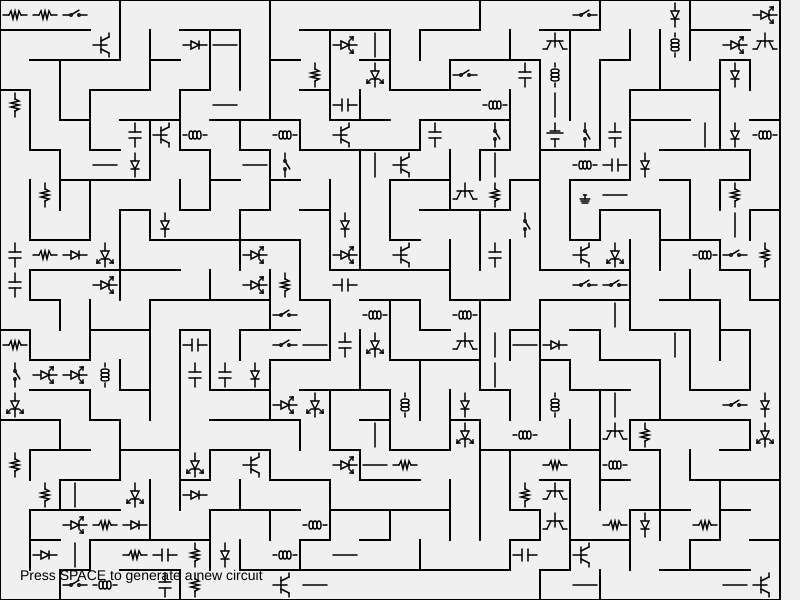
Frame 1 (no input)
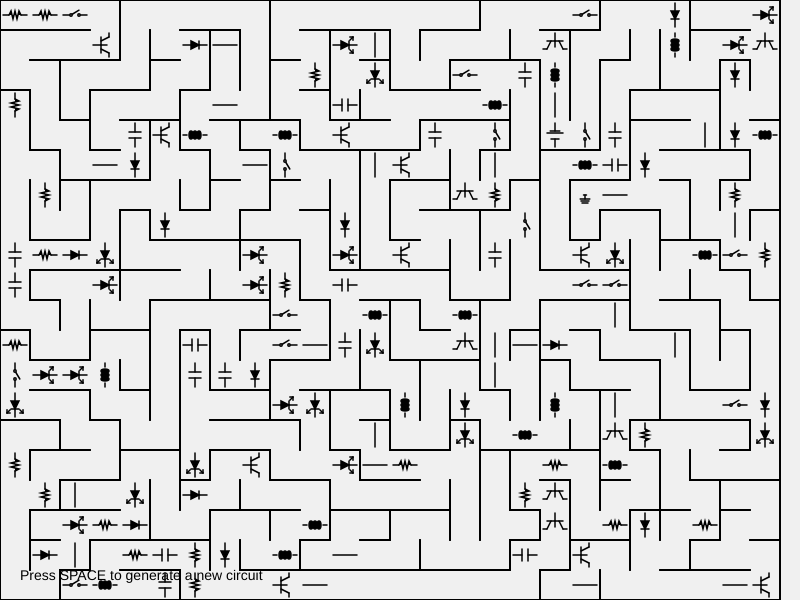
Frame 60 (no input)
Frame 120 (the mouse pressed at the canvas centre since frame 60): identical to frame 60, image omitted

The p5.js sketch that drew these frames (run headless with seeded random() and noise() and a simulated clock; from frame 60 on, the mouse is pressed at the canvas centre):

// p5.js sketch
// ── sketch.js
// Procedural Circuit Diagram Generator
// This sketch creates a randomly generated circuit diagram that resembles a maze
// with properly connected electronic components

let grid = [];
let cellSize = 30;
let cols, rows;
let components = [];

// Circuit components definitions
const COMPONENTS = {
  RESISTOR: 0,
  CAPACITOR: 1,
  INDUCTOR: 2,
  DIODE: 3,
  SWITCH: 4,
  BATTERY: 5,
  GROUND: 6,
  LED: 7,
  TRANSISTOR: 8,
  WIRE: 9
};

function setup() {
  createCanvas(800, 600);
  cols = floor(width / cellSize);
  rows = floor(height / cellSize);
  
  // Initialize grid
  for (let i = 0; i < cols; i++) {
    grid[i] = [];
    for (let j = 0; j < rows; j++) {
      grid[i][j] = {
        visited: false,
        // Top, right, bottom, left walls
        walls: [true, true, true, true],
        // Component type (if any)
        component: null,
        // Orientation (0: horizontal, 1: vertical)
        orientation: Math.random() > 0.5 ? 0 : 1
      };
    }
  }
  
  // Generate maze using DFS algorithm
  generateMaze(0, 0);
  
  // Place components
  placeComponents();
  
  // Set random component for testing
  frameRate(30);
}

function draw() {
  background(240);
  
  // Draw grid and components
  for (let i = 0; i < cols; i++) {
    for (let j = 0; j < rows; j++) {
      let x = i * cellSize;
      let y = j * cellSize;
      
      // Draw walls if they exist
      stroke(0);
      strokeWeight(2);
      
      if (grid[i][j].walls[0]) line(x, y, x + cellSize, y); // Top
      if (grid[i][j].walls[1]) line(x + cellSize, y, x + cellSize, y + cellSize); // Right
      if (grid[i][j].walls[2]) line(x, y + cellSize, x + cellSize, y + cellSize); // Bottom
      if (grid[i][j].walls[3]) line(x, y, x, y + cellSize); // Left
      
      // Draw component if it exists
      if (grid[i][j].component !== null) {
        drawComponent(
          x + cellSize / 2, 
          y + cellSize / 2, 
          grid[i][j].component, 
          grid[i][j].orientation,
          cellSize * 0.8 // Size of component
        );
      }
    }
  }
  
  // Display instructions
  fill(0);
  noStroke();
  textSize(14);
  text("Press SPACE to generate a new circuit", 20, height - 20);
}

function keyPressed() {
  if (keyCode === 32) { // SPACE
    // Reset grid
    for (let i = 0; i < cols; i++) {
      for (let j = 0; j < rows; j++) {
        grid[i][j] = {
          visited: false,
          walls: [true, true, true, true],
          component: null,
          orientation: Math.random() > 0.5 ? 0 : 1
        };
      }
    }
    
    // Regenerate maze
    generateMaze(0, 0);
    
    // Replace components
    placeComponents();
  }
}

// DFS maze generation algorithm
function generateMaze(x, y) {
  grid[x][y].visited = true;
  
  // Define directions: top, right, bottom, left
  const directions = [
    [0, -1],
    [1, 0],
    [0, 1],
    [-1, 0]
  ];
  
  // Shuffle directions for randomness
  shuffleArray(directions);
  
  for (let i = 0; i < directions.length; i++) {
    let nextX = x + directions[i][0];
    let nextY = y + directions[i][1];
    
    if (nextX >= 0 && nextX < cols && nextY >= 0 && nextY < rows && !grid[nextX][nextY].visited) {
      // Remove walls between current cell and next cell
      if (directions[i][0] === 0 && directions[i][1] === -1) { // Top
        grid[x][y].walls[0] = false;
        grid[nextX][nextY].walls[2] = false;
      } else if (directions[i][0] === 1 && directions[i][1] === 0) { // Right
        grid[x][y].walls[1] = false;
        grid[nextX][nextY].walls[3] = false;
      } else if (directions[i][0] === 0 && directions[i][1] === 1) { // Bottom
        grid[x][y].walls[2] = false;
        grid[nextX][nextY].walls[0] = false;
      } else if (directions[i][0] === -1 && directions[i][1] === 0) { // Left
        grid[x][y].walls[3] = false;
        grid[nextX][nextY].walls[1] = false;
      }
      
      // Continue recursively
      generateMaze(nextX, nextY);
    }
  }
}

// Place components throughout the circuit intelligently
function placeComponents() {
  // Start with a battery
  let batteryX = floor(random(cols));
  let batteryY = floor(random(rows));
  grid[batteryX][batteryY].component = COMPONENTS.BATTERY;
  
  // Add ground somewhere
  let groundX, groundY;
  do {
    groundX = floor(random(cols));
    groundY = floor(random(rows));
  } while (groundX === batteryX && groundY === batteryY);
  
  grid[groundX][groundY].component = COMPONENTS.GROUND;
  
  // Place other components in empty spots
  const componentCount = floor(cols * rows * 0.3); // Fill about 30% with components
  
  for (let i = 0; i < componentCount; i++) {
    let x, y;
    do {
      x = floor(random(cols));
      y = floor(random(rows));
    } while (grid[x][y].component !== null);
    
    // Check if this cell has at least one open wall (for connectivity)
    if (!grid[x][y].walls[0] || !grid[x][y].walls[1] || 
        !grid[x][y].walls[2] || !grid[x][y].walls[3]) {
      
      // Determine orientation based on which walls are open
      if (!grid[x][y].walls[0] && !grid[x][y].walls[2]) {
        grid[x][y].orientation = 1; // Vertical
      } else if (!grid[x][y].walls[1] && !grid[x][y].walls[3]) {
        grid[x][y].orientation = 0; // Horizontal
      }
      
      // Random component (except battery and ground which are already placed)
      const componentOptions = [
        COMPONENTS.RESISTOR, 
        COMPONENTS.CAPACITOR, 
        COMPONENTS.INDUCTOR,
        COMPONENTS.DIODE,
        COMPONENTS.SWITCH,
        COMPONENTS.LED,
        COMPONENTS.TRANSISTOR,
        COMPONENTS.WIRE
      ];
      grid[x][y].component = random(componentOptions);
    }
  }
}

// Draw electronic component at specified position with given orientation
function drawComponent(x, y, type, orientation, size) {
  push();
  translate(x, y);
  if (orientation === 1) {
    rotate(HALF_PI); // Rotate for vertical orientation
  }
  
  stroke(0);
  strokeWeight(1.5);
  
  const halfSize = size / 2;
  
  switch (type) {
    case COMPONENTS.RESISTOR:
      // Resistor zigzag symbol
      line(-halfSize, 0, -halfSize/2, 0);
      beginShape();
      vertex(-halfSize/2, 0);
      vertex(-halfSize/3, -size/6);
      vertex(-halfSize/6, size/6);
      vertex(0, -size/6);
      vertex(halfSize/6, size/6);
      vertex(halfSize/3, -size/6);
      vertex(halfSize/2, 0);
      endShape();
      line(halfSize/2, 0, halfSize, 0);
      break;
      
    case COMPONENTS.CAPACITOR:
      // Capacitor symbol
      line(-halfSize, 0, -size/8, 0);
      line(halfSize, 0, size/8, 0);
      line(-size/8, -size/4, -size/8, size/4);
      line(size/8, -size/4, size/8, size/4);
      break;
      
    case COMPONENTS.INDUCTOR:
      // Inductor/coil symbol
      line(-halfSize, 0, -size/3, 0);
      arc(-size/6, 0, size/6, size/3, -HALF_PI, PI+HALF_PI);
      arc(0, 0, size/6, size/3, -HALF_PI, PI+HALF_PI);
      arc(size/6, 0, size/6, size/3, -HALF_PI, PI+HALF_PI);
      line(size/3, 0, halfSize, 0);
      break;
      
    case COMPONENTS.DIODE:
      // Diode symbol
      line(-halfSize, 0, -size/6, 0);
      line(halfSize, 0, size/6, 0);
      beginShape();
      vertex(-size/6, -size/6);
      vertex(size/6, 0);
      vertex(-size/6, size/6);
      vertex(-size/6, -size/6);
      endShape(CLOSE);
      line(size/6, -size/6, size/6, size/6);
      break;
      
    case COMPONENTS.SWITCH:
      // Switch symbol
      line(-halfSize, 0, -size/6, 0);
      line(size/6, 0, halfSize, 0);
      line(-size/6, 0, size/6, -size/5);
      fill(255);
      ellipse(-size/6, 0, size/10);
      ellipse(size/6, 0, size/10);
      break;
      
    case COMPONENTS.BATTERY:
      // Battery symbol
      line(-halfSize, 0, -size/6, 0);
      line(size/6, 0, halfSize, 0);
      line(-size/6, -size/5, -size/6, size/5);
      line(-size/12, -size/3, -size/12, size/3);
      line(size/6, -size/6, size/6, size/6);
      break;
      
    case COMPONENTS.GROUND:
      // Ground symbol
      line(-size/16, 0, size/16, 0);
      line(0, 0, 0, size/6);
      line(-size/5, size/6, size/5, size/6);
      line(-size/6, size/4, size/6, size/4);
      line(-size/8, size/3, size/8, size/3);
      break;
      
    case COMPONENTS.LED:
      // LED symbol (diode with arrows)
      line(-halfSize, 0, -size/6, 0);
      line(halfSize, 0, size/6, 0);
      beginShape();
      vertex(-size/6, -size/6);
      vertex(size/6, 0);
      vertex(-size/6, size/6);
      vertex(-size/6, -size/6);
      endShape(CLOSE);
      line(size/6, -size/6, size/6, size/6);
      
      // Light rays
      line(size/5, -size/5, size/3, -size/3);
      line(size/3, -size/5, size/3, -size/3);
      line(size/5, -size/3, size/3, -size/3);
      
      line(size/5, size/5, size/3, size/3);
      line(size/3, size/5, size/3, size/3);
      line(size/5, size/3, size/3, size/3);
      break;
      
    case COMPONENTS.TRANSISTOR:
      // Transistor symbol (NPN)
      line(-halfSize, 0, -size/6, 0);
      line(-size/6, -size/3, -size/6, size/3);
      line(-size/6, -size/6, size/6, -size/3);
      line(-size/6, size/6, size/6, size/3);
      line(size/6, -size/3, size/6, -halfSize);
      line(size/6, size/3, size/6, halfSize);
      
      // Base
      line(-size/6, 0, size/12, 0);
      break;
      
    case COMPONENTS.WIRE:
      // Simple wire/connection
      line(-halfSize, 0, halfSize, 0);
      break;
  }
  
  pop();
}

// Utility function to shuffle array in place
function shuffleArray(array) {
  for (let i = array.length - 1; i > 0; i--) {
    const j = Math.floor(Math.random() * (i + 1));
    [array[i], array[j]] = [array[j], array[i]];
  }
  return array;
}
